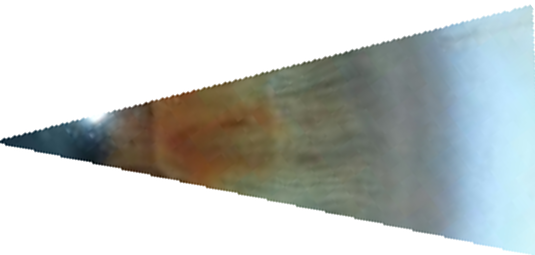
#> input picture images/input.png, 535 x 255 px, found by its file name
$ python kmeans.py
#> lines starting #> are read from the running program, lines starting #| are printed output that depends on the picture
import numpy as np
import cv2

img = cv2.imread(r"C:\Users\meravj\workspace\repos\EyePrint\images\input.png")
#> img is the input picture: shape (255, 535, 3); mean B, G, R 194.9, 197.1, 192
Z = img.reshape((-1, 3))

# convert to np.float32
Z = np.float32(Z)

# define criteria, number of clusters(K) and apply kmeans()
criteria = (cv2.TERM_CRITERIA_EPS + cv2.TERM_CRITERIA_MAX_ITER, 10, 1.0)
K = 5
ret, label, center = cv2.kmeans(Z, K, None, criteria, 10, cv2.KMEANS_RANDOM_CENTERS)
#> ret = 50140009.1; center = [[239.5, 222.5, 186.8], [176.1, 160.7, 137.8], [108.9, 120.1, 113], [254.9, 254.9, 254.9], [54.52, 78.69, 97.12]]

# Now convert back into uint8, and make original image
center = np.uint8(center)
#> center = [[239, 222, 186], [176, 160, 137], [108, 120, 112], [254, 254, 254], [54, 78, 97]]
res = center[label.flatten()]
res2 = res.reshape(img.shape)
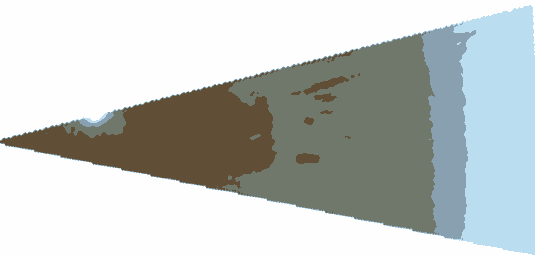
#> res2: shape (255, 535, 3); mean B, G, R 194.2, 196.4, 191.2

cv2.imshow('res2', res2)
cv2.imwrite('k_means_eye_segmentation.png', res2)
cv2.waitKey(0)
cv2.destroyAllWindows()

$ run again, with images/slice-1.png copied over images/input.png
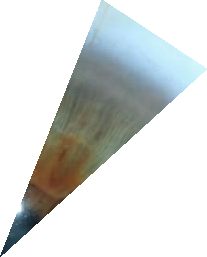
#> input picture images/slice-1.png, 207 x 257 px, found by its file name
#> img is the input picture: shape (257, 207, 3); mean B, G, R 216.5, 217.9, 214.5
#> `ret, label, center = cv2.kmeans(Z, K, None, criteria, 10, cv2.KMEANS_R..`: ret = 12184493; center = [[184.1, 165.6, 139.5], [110.5, 121, 113.4], [55.46, 79.35, 97.14], [255, 255, 255], [241.5, 224.7, 188.1]]
#> `center = np.uint8(center)`: center = [[184, 165, 139], [110, 120, 113], [55, 79, 97], [254, 254, 254], [241, 224, 188]]
#> `res2 = res.reshape(img.shape)`:
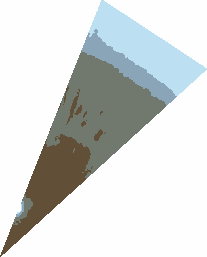
#> res2: shape (257, 207, 3); mean B, G, R 215.7, 217, 213.7

$ run again, with images/slice-10.png copied over images/input.png
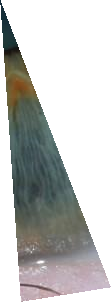
#> input picture images/slice-10.png, 111 x 302 px, found by its file name
#> img is the input picture: shape (302, 111, 3); mean B, G, R 194.6, 196.4, 195.5
#> `ret, label, center = cv2.kmeans(Z, K, None, criteria, 10, cv2.KMEANS_R..`: ret = 7623974; center = [[81.31, 91.75, 83.06], [178, 170.4, 186.1], [62.55, 63.8, 48.98], [255, 255, 255], [105.4, 112.7, 110.1]]
#> `center = np.uint8(center)`: center = [[81, 91, 83], [178, 170, 186], [62, 63, 48], [254, 254, 254], [105, 112, 110]]
#> `res2 = res.reshape(img.shape)`:
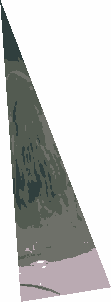
#> res2: shape (302, 111, 3); mean B, G, R 193.9, 195.6, 194.9

$ run again, with images/slice-11.png copied over images/input.png
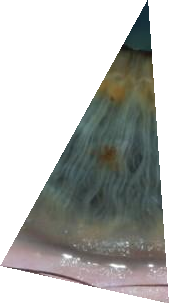
#> input picture images/slice-11.png, 169 x 303 px, found by its file name
#> img is the input picture: shape (303, 169, 3); mean B, G, R 176.4, 179.6, 178.3
#> `ret, label, center = cv2.kmeans(Z, K, None, criteria, 10, cv2.KMEANS_R..`: ret = 10790739; center = [[84.04, 94.84, 89.24], [108.7, 116, 118.4], [66.04, 71.27, 59.92], [254.9, 254.9, 254.9], [169.4, 164.4, 181.6]]
#> `center = np.uint8(center)`: center = [[84, 94, 89], [108, 115, 118], [66, 71, 59], [254, 254, 254], [169, 164, 181]]
#> `res2 = res.reshape(img.shape)`:
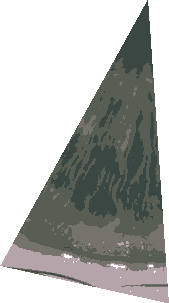
#> res2: shape (303, 169, 3); mean B, G, R 175.8, 178.8, 177.6
